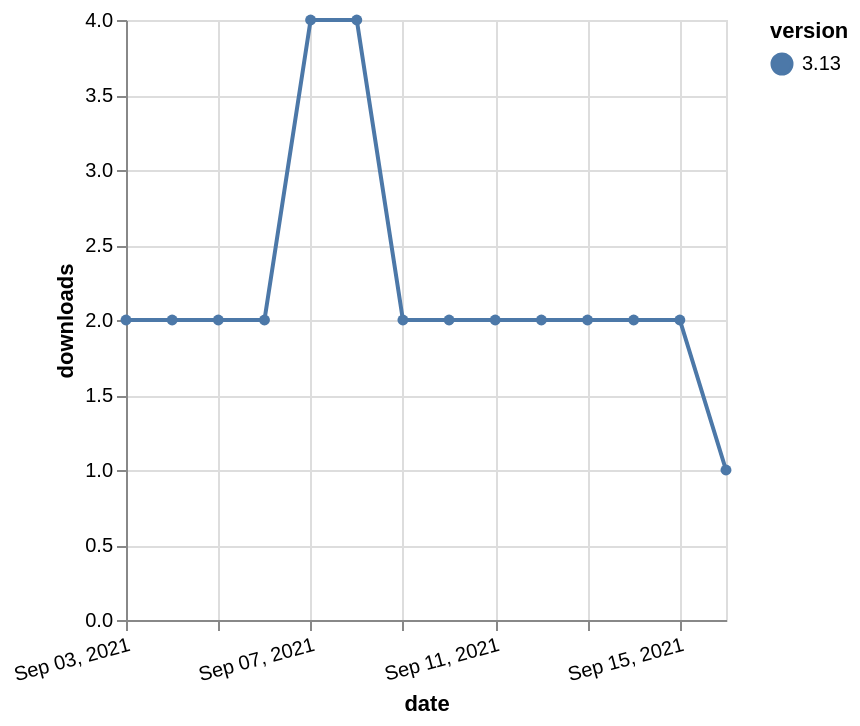

The specification (Vega-Lite) saved for this image:
### Vega-Lite specification from a JSON file in a GitHub repository (floating-point values rounded to 4 significant figures)
{"$schema": "https://vega.github.io/schema/vega-lite/v5.json", "description": "A simple bar chart with embedded data.", "data": {"values": [{"date": "2021-09-03", "total": 2680, "delta": 2, "version": "3.13"}, {"date": "2021-09-04", "total": 2682, "delta": 2, "version": "3.13"}, {"date": "2021-09-05", "total": 2684, "delta": 2, "version": "3.13"}, {"date": "2021-09-06", "total": 2686, "delta": 2, "version": "3.13"}, {"date": "2021-09-07", "total": 2690, "delta": 4, "version": "3.13"}, {"date": "2021-09-08", "total": 2694, "delta": 4, "version": "3.13"}, {"date": "2021-09-09", "total": 2696, "delta": 2, "version": "3.13"}, {"date": "2021-09-10", "total": 2698, "delta": 2, "version": "3.13"}, {"date": "2021-09-11", "total": 2700, "delta": 2, "version": "3.13"}, {"date": "2021-09-12", "total": 2702, "delta": 2, "version": "3.13"}, {"date": "2021-09-13", "total": 2704, "delta": 2, "version": "3.13"}, {"date": "2021-09-14", "total": 2706, "delta": 2, "version": "3.13"}, {"date": "2021-09-15", "total": 2708, "delta": 2, "version": "3.13"}, {"date": "2021-09-16", "total": 2709, "delta": 1, "version": "3.13"}]}, "width": "container", "mark": {"type": "line", "point": {"filled": true}}, "encoding": {"x": {"field": "date", "type": "temporal", "timeUnit": "yearmonthdate", "title": "date", "axis": {"labelAngle": -15}}, "y": {"field": "delta", "type": "quantitative", "title": "downloads"}, "color": {"field": "version", "type": "nominal"}, "tooltip": {"field": "delta"}}}
